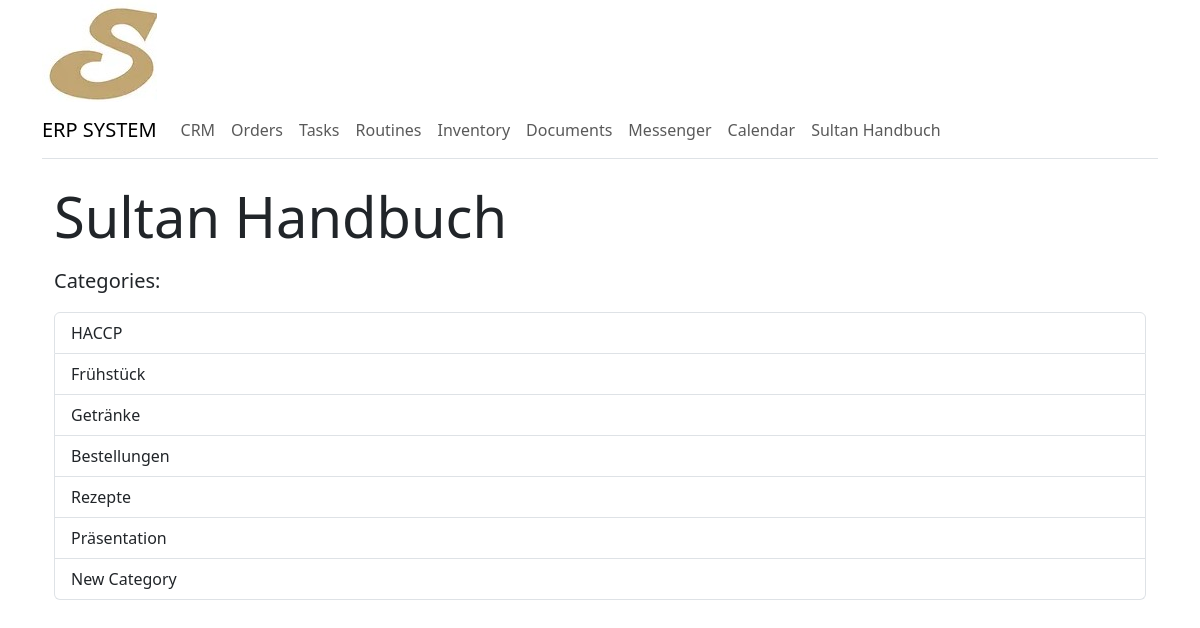
Page /wiki/ on the committed database.
### sultanerp/models.py (models this page shows, shortened)
class DynamicText(models.Model):
    title = models.CharField(max_length=255)
    text = models.TextField()

class WikiCategory(models.Model):
    category = models.CharField(max_length=20, blank=True, null=True)

### sultanerp/views.py (the view)
# urls.py: path('wiki/', views.wiki_view, name='wiki_index'),
def wiki_view(request):
    categories = WikiCategory.objects.all()
    context = {
        'categories': categories
    }
    return render(request, 'wiki/index.html', context)

### sultanerp/utilities/context_processors.py (called while the page is built)
def dynamic_text_processor(request):
    dynamic_texts_objects = DynamicText.objects.all()
    dynamic_texts_dict = {dt.title: dt for dt in dynamic_texts_objects}
    return {'dynamic_texts': dynamic_texts_dict}

### sultanerp/templates/wiki/index.html
{% extends "_base.html" %}
{% block content %}
{% include "navbar.html" %}
<div class="container mt-4">
    <h1 class="display-4 mb-3">{{dynamic_texts.handbook.text}}</h1>
    <p class="lead">{{dynamic_texts.categories.text}}</p>
    <div class="list-group mt-3">
        {% for category in categories %}
            <a href="{% url 'category_detail' category.category %}" class="list-group-item list-group-item-action">
                {{ category.category }}
            </a>
        {% endfor %}
    </div>
</div>
{% endblock %}

### sultanerp/templates/_base.html (shortened to what this page needs)
<!DOCTYPE html>
{% load static %}
<html lang="en">
<head>
  <link rel="stylesheet" href="https://cdn.jsdelivr.net/npm/bootstrap@5.3.0/dist/css/bootstrap.min.css" rel="stylesheet">
</head>
<body>
  <div class="container">
    <a class="navbar-brand" href="/">
      <img src="{% static "/images/sultan-logo-s.jpeg" %}" alt="Sultan Logo">
    </a>
  {% block content %}{% endblock %}
  </div>
  <script src="https://cdn.jsdelivr.net/npm/bootstrap@4.2.1/dist/js/bootstrap.min.js"></script></body>
  </html>

### sultanerp/templates/navbar.html (shortened to what this page needs)
<nav class="navbar navbar-expand-lg navbar-light bg-white border-bottom py-2">
  <a class="navbar-brand font-weight-bold" href="{% url 'dashboard' %}">ERP SYSTEM</a>
  <div class="collapse navbar-collapse" id="navbarNav">
    <ul class="navbar-nav">
      <li class="nav-item active">
        <a class="nav-link" href="{% url 'crm_view' %}">CRM</a>
      </li>
      <li class="nav-item">
        <a class="nav-link" href="{% url 'orders_view' %}">{{dynamic_texts.orders.text}}</a>
      </li>
      <li class="nav-item">
        <a class="nav-link" href="{% url 'task_list' %}">{{dynamic_texts.tasks.text}}</a>
      </li>
      <li class="nav-item">
        <a class="nav-link" href="{% url 'routine_list' %}">{{dynamic_texts.routines.text}}</a>
      </li>
      <li class="nav-item">
        <a class="nav-link" href="{% url 'inventory' %}">{{dynamic_texts.inventory.text}}</a>
      </li>
      <li class="nav-item">
        <a class="nav-link" href="{% url 'documents' %}">{{dynamic_texts.documents.text}}</a>
      </li>
      <li class="nav-item">
        <a class="nav-link" href="{% url 'messenger' %}">{{dynamic_texts.messenger.text}}</a>
      </li>
      <li class="nav-item">
        <a class="nav-link" href="{% url 'calendar' %}">{{dynamic_texts.calendar.text}}</a>
      </li>
      <li class="nav-item border-right">
        <a class="nav-link" href="{% url 'wiki_index' %}">{{dynamic_texts.handbook.text}}</a>
      </li>
    </ul>
  </div>
</nav>

### rows in the picture
DynamicText: orders.text "Orders"
DynamicText: tasks.text "Tasks"
DynamicText: routines.text "Routines"
DynamicText: inventory.text "Inventory"
DynamicText: documents.text "Documents"
DynamicText: messenger.text "Messenger"
DynamicText: calendar.text "Calendar"
DynamicText: handbook.text "Sultan Handbuch"
DynamicText: categories.text "Categories:"
WikiCategory: category "HACCP"
WikiCategory: category "Frühstück"
WikiCategory: category "Getränke"
WikiCategory: category "Bestellungen"
WikiCategory: category "Rezepte"
WikiCategory: category "Präsentation"
WikiCategory: category "New Category"
